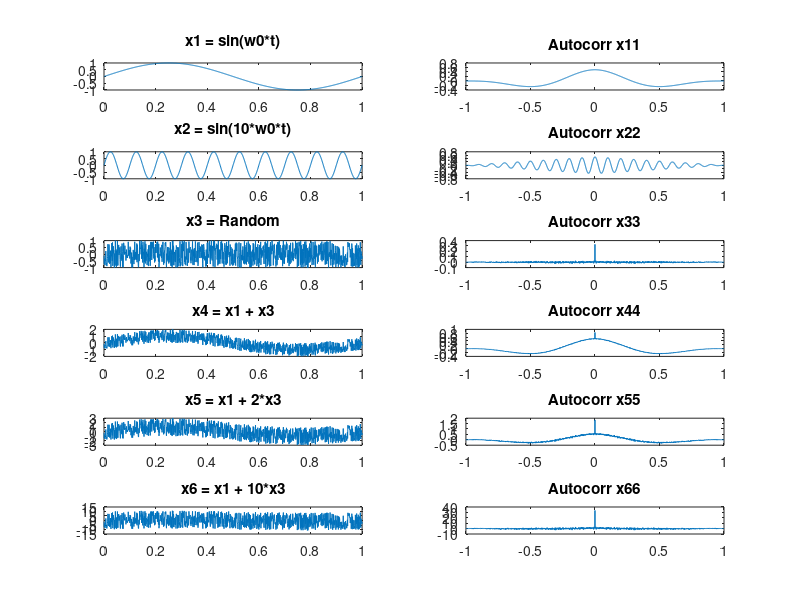

The MATLAB source for this figure:
N1 = 1001;
t = linspace(0, 1, N1);
w0 = 2*pi;

x1 = sin(w0*t);
x11 = xcorr(x1, "biased");
t2 = linspace(-1, 1, length(x11));

x2 = sin(10*w0*t);
x22 = xcorr(x2, "biased");

x3 = 2*rand(1, N1) - 1;
x33 = xcorr(x3, "biased");

x4 = x1+x3;
x44 = xcorr(x4, "biased");

x5 = x1 + 2*x3;
x55 = xcorr(x5, "biased");

x6 = x1 + 10*x3;
x66 = xcorr(x6, "biased");

figure;

subplot(6,2,1); plot(t, x1); title('x1 = sin(w0*t)');
subplot(6,2,2); plot(t2, x11); title('Autocorr x11');

subplot(6,2,3); plot(t, x2); title('x2 = sin(10*w0*t)');
subplot(6,2,4); plot(t2, x22); title('Autocorr x22');

subplot(6,2,5); plot(t, x3); title('x3 = Random');
subplot(6,2,6); plot(t2, x33); title('Autocorr x33');

subplot(6,2,7); plot(t, x4); title('x4 = x1 + x3');
subplot(6,2,8); plot(t2, x44); title('Autocorr x44');

subplot(6,2,9); plot(t, x5); title('x5 = x1 + 2*x3');
subplot(6,2,10); plot(t2, x55); title('Autocorr x55');

subplot(6,2,11); plot(t, x6); title('x6 = x1 + 10*x3');
subplot(6,2,12); plot(t2, x66); title('Autocorr x66');


%The signal x1 is a clean sine wave whose autocorrelation shows a smooth, symmetric pattern, reflecting its strong periodic nature.

%x2 is a high-frequency sine wave with a faster-oscillating autocorrelation that decays more quickly, showing less correlation over time.

%x3 is a purely random signal whose autocorrelation exhibits a sharp central peak with near-zero values elsewhere, indicating no structure.

%x4 combines x1 with moderate noise, and its autocorrelation reveals some periodicity from the sine wave but is partially distorted by the noise.

%x5 contains stronger noise than x4, and its autocorrelation is more irregular, with only faint signs of the original sine wave pattern.

%x6 is dominated by heavy noise, making the signal appear random, and its autocorrelation closely resembles that of white noise with no periodic traits.